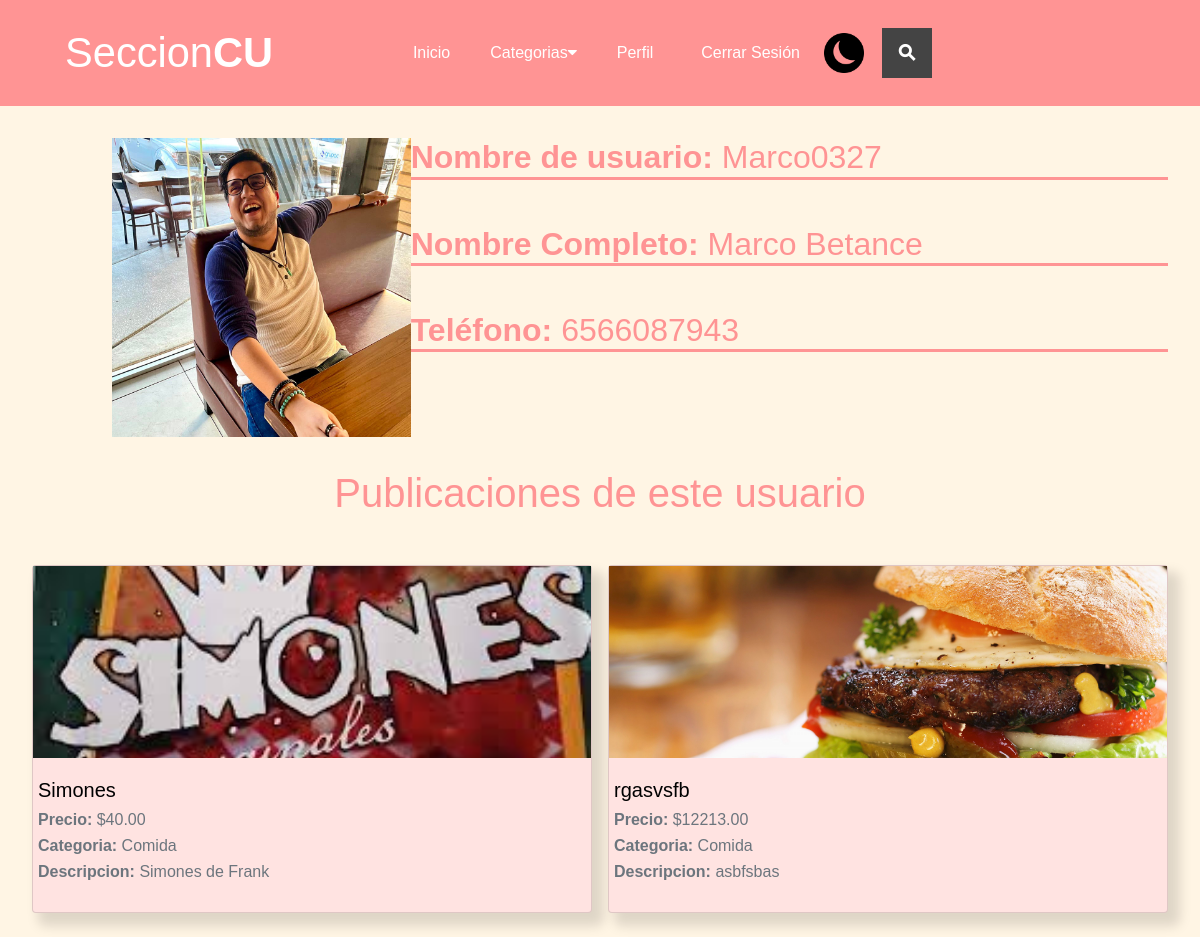
The page /perfil/7 (signed in) on the database as committed earlier.
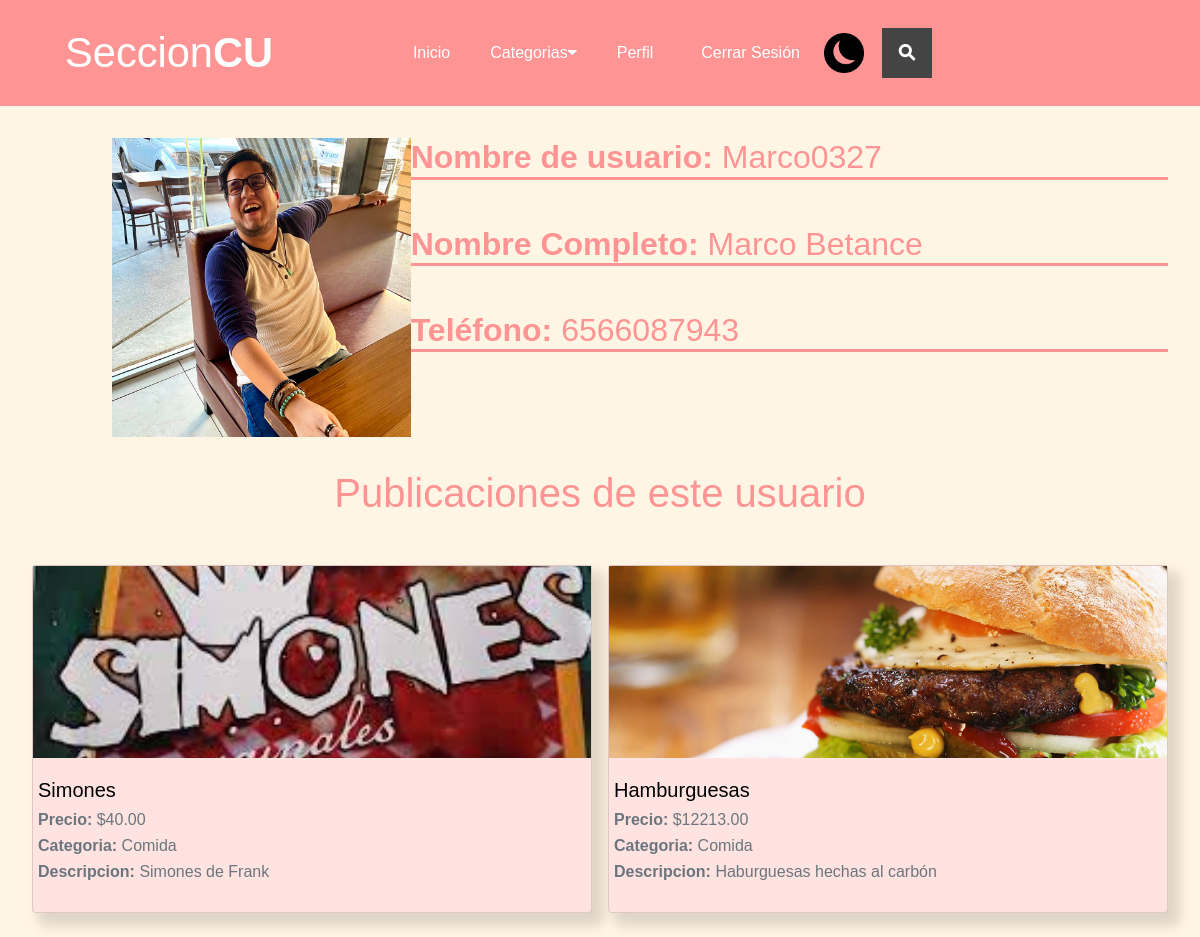
The same page on the database as committed later.
### autentificacion/models.py (models this page shows, shortened)
class User(AbstractUser):
    email = models.EmailField(
        verbose_name='email address',
        max_length=255,
        unique=True,
    )
    username = models.CharField(max_length=100, unique=False)
    birthdate = models.DateField(null=True, blank=True)
    phone = models.CharField(max_length=10, null=True, blank=True)
    address = models.CharField(max_length=200, null=True, blank=True)
    photo = models.ImageField(upload_to='autentificacion', null=True, blank=True)
    career = models.CharField(max_length=30,null=True, blank=True)
    created = models.DateField(auto_now_add=True)
    USERNAME_FIELD = 'email'
    REQUIRED_FIELDS = ['username']

### publicaciones/models.py (models this page shows, shortened)
class Publicaciones(models.Model):
    titulo = models.CharField(max_length=50)
    descripcion = models.CharField(max_length=200)
    imagen =  models.ImageField(upload_to='publicaciones', null=True, blank=True)
    estado = models.BooleanField(default=True)
    autor = models.ForeignKey(User, on_delete=models.CASCADE)
    precio = models.DecimalField(max_digits=10, decimal_places=2)
    categoria = models.ForeignKey(Categoria, on_delete=models.CASCADE)
    created = models.DateField(auto_now_add=True)
    updated = models.DateField(auto_now_add=True)
    class Meta:
        verbose_name='publicacion'
        verbose_name_plural = 'publicaciones'

class Categoria(models.Model):
    nombre = models.CharField(max_length=50)
    created = models.DateField(auto_now_add=True)
    updated = models.DateField(auto_now_add=True)
    class Meta:
        verbose_name='categoria'
        verbose_name_plural = 'categorias'
    def __str__(self):
        return self.nombre

### autentificacion/views.py (the view)
# urls.py: path("perfil/<int:id>", views.perfil_id, name="perfil_id"),
@login_required
def perfil_id(request, id):
    categorias = Categoria.objects.all()
    user = User.objects.get(id=id)
    publicaciones_user = Publicaciones.objects.filter(autor = user).order_by("-created")
    return render(request, "autentificacion/perfil.html", {"categorias":categorias, "usuario":user, "publicaciones" : publicaciones_user})

### autentificacion/templates/autentificacion/perfil.html (shortened to what this page needs)
{% extends 'publicaciones/nav.html'%}
{% load static %}
{%block content%}
<div class="contenido_perfil">
    <div class="cont-perfil-img">
        {% if usuario.photo %}
            <img class="img-perfil" src="{{usuario.photo.url}}" >
        {%else%}
            <img class="img-perfil" src="{% static 'autentificacion/img/gato.jpg' %}">
        {%endif%}
    </div>
    <div class="cont-datosPerfil">
        <h2>
            <span>Nombre de usuario: </span>
            {{ usuario.username }}
        </h2>
        <h2>
            <span>Nombre Completo: </span>
            {{ usuario.first_name }} {{ usuario.last_name }}
        </h2>
        <h2>
            <span>Teléfono: </span>
            {{ usuario.phone }}
        </h2>
    </div>
</div>
<div class="publicaciones-perfil">
    <h1>
        Publicaciones de este usuario
    </h1>
    <div class="publicaciones-2">
        {%for publicacion in publicaciones%}
        <div class="card mb-4 sombreado">
            <a href="{%url 'publicacion' publicacion.id%}">
                <div class="row g-0">
                {% if publicacion.imagen %}
                    <div class="col-md-perfil">
                        <img class="img-publi" src="{{publicacion.imagen.url}}" class="card-img-top">
                    </div>
                {% endif %}
                    <div class="col-md-perfil2">
                        <div class="card-body">
                            <h5 class="card-title"> {{publicacion.titulo}}</h5>
                            <p class="card-subtitle mb-2 text-muted"><span class="span-card">Precio:</span> ${{publicacion.precio}}</p>
                            <p class="card-subtitle mb-2 text-muted"><span class="span-card">Categoria:</span> {{publicacion.categoria}}</p>
                            <p class="card-subtitle mb-2 text-muted"><span>Descripcion:</span> {{publicacion.descripcion }}</p>
                        </div>
                    </div>
                </div>
            </a>
        </div>
        {%endfor%}
    </div>
</div>
{%endblock%}

### publicaciones/templates/publicaciones/nav.html (shortened to what this page needs)
<!DOCTYPE html>
<html lang="en">
  <head>
    {% load static %}
    <link rel="stylesheet" href="https://stackpath.bootstrapcdn.com/bootstrap/4.3.1/css/bootstrap.min.css">
    <link href="{% static 'publicaciones/assets/css/header.css' %}" rel="stylesheet">
    <link href="{% static 'publicaciones/assets/css/publicaciones.css' %}" rel="stylesheet">
    <link href="{% static 'publicaciones/assets/css/queries.css' %}" rel="stylesheet">
    <link href="{% static 'publicaciones/assets/css/perfil.css' %}" rel="stylesheet">
    <link href="{% static 'publicaciones/assets/css/config.css' %}" rel="stylesheet">
    <link href="{% static 'publicaciones/assets/css/login-Registro.css' %}" rel="stylesheet">
    <link href="{% static 'publicaciones/assets/css/dark-mode.css' %}" rel="stylesheet">
    <link href="{% static 'publicaciones/assets/css/crear_publicacion.css' %}" rel="stylesheet">
    <link rel="stylesheet" href="https://cdnjs.cloudflare.com/ajax/libs/font-awesome/4.7.0/css/font-awesome.min.css">
  </head>
  <body>
    <nav class="navbar navbar-expand-menu navbar-light bg-nav row row-cols-auto">
      <a class="navbar-brand" href="{% url 'home'%}">
        <a href="{% url 'home'%}" class="logo">Seccion<span>CU</span></a>
      </a>
      <div class="collapse navbar-collapse offset-1" id="opciones">
        <ul class="navbar-nav ">
          <li class="nav-item">
            <a class="nav-link" href="{% url 'home'%}">Inicio</a>
          </li>
          <div class="subnav">
            <button class="subnavbtn">Categorias<i class="fa fa-caret-down"></i></button>
          </div>
          <li class="nav-item">
            <a class="nav-link" href="{% url 'perfil'%}">Perfil</a>
          </li>
          <li class="nav-item">
            <a class="nav-link" href="{% url 'logout'%}">Cerrar Sesión</a>
          </li>
        </ul>
        <div class="nav-btn" id="dark-mode-toggle">
          <img class="dark-mode-button icono-dark" src="../../static/publicaciones/assets/images/moon.png">
        </div>
        <div class="search-container">
          <form action="{% url 'busqueda'%}" method="get">
            <label class="button searchbutton" for="searchleft"><span class="mglass">&#9906;</span></label>
          </form>
        </div>
      </div>
    </nav>
    {% block content%}
    {% endblock%}
  </body>
</html>

### publicaciones/static/publicaciones/assets/css/header.css (style rules this page uses)
@media (min-width: 900px) { .navbar-expand-menu { -ms-flex-flow: row nowrap; flex-flow: row nowrap; -ms-flex-pack: start; justify-content: flex-start; } }
@media (min-width: 900px) { .navbar-expand-menu .navbar-collapse { display: -ms-flexbox!important; display: flex!important; -ms-flex-preferred-size: auto; flex-basis: auto; } }
@media (min-width: 900px) { .navbar-expand-menu .navbar-nav { -ms-flex-direction: row; flex-direction: row; } }
@media (min-width:601px) { .navbar .logo { font-size: 2.6rem !important; } }
.logo { display: flex; justify-content: center; align-items: center; text-decoration: none; color: white; font-size: 2rem; }
.bg-nav { background-color: #FF9494; }
span { font-weight: bold; }
body { font-family: sans-serif; background-color: #FFF5E4; }
.button { display: inline-block; margin: 4px 2px; background-color: #444; font-size: 14px; padding-left: 32px; padding-right: 32px; height: 50px; line-height: 50px; text-align: center; color: white; text-decoration: none; cursor: pointer; -moz-user-select: none; -khtml-user-select: none; -webkit-user-select: none; -ms-user-select: none; user-select: none; }
.search-container { position: relative; display: inline-block; margin: 4px 2px; height: 50px; width: 50px; vertical-align: bottom; }
.mglass { display: inline-block; pointer-events: none; -webkit-transform: rotate(-45deg); -moz-transform: rotate(-45deg); -o-transform: rotate(-45deg); -ms-transform: rotate(-45deg); }
.searchbutton { position: absolute; font-size: 22px; width: 100%; margin: 0; padding: 0; }

### publicaciones/static/publicaciones/assets/css/publicaciones.css (style rules this page uses)
.publicaciones-2 { display: grid; grid-template-columns: repeat(2, 1fr); gap: 2rem; margin: 3rem 2rem 0 2rem; }
.card-title { color: rgb(0, 0, 0); }
.card { background-color: #FFE3E1; }
.nav-link { color: white !important; }
.sombreado { box-shadow: 9px 10px 12px 3px rgba(0,0,0,0.13); -webkit-box-shadow: 9px 10px 12px 3px rgba(0,0,0,0.13); -moz-box-shadow: 9px 10px 12px 3px rgba(0,0,0,0.13); }
.img-publi { width: 100%; height: 12rem; object-fit: cover; }
.span-card { font-weight: bold; }
@media (min-width:600px) and (max-width: 1279px) { .publicaciones-2 { display: grid; grid-template-columns: repeat(2, 1fr); gap: 1rem; margin: 3rem 2rem 0 2rem; } }
@media (min-width:600px) and (max-width: 1279px) { .publicaciones-2 .g-0 { display: flex; flex-direction: column; } }

### publicaciones/static/publicaciones/assets/css/queries.css (style rules this page uses)
@media (min-width: 1080px) { .nav-link { margin: 0 1.5rem; } }

### publicaciones/static/publicaciones/assets/css/perfil.css (style rules this page uses)
.contenido_perfil { display: grid; grid-template-columns: 1fr 2fr; margin: 2rem; }
.col-md-perfil { position: relative; width: 100%; padding-right: 15px; padding-left: 15px; }
.col-md-perfil2 { -ms-flex: 0 0 66.666667%; flex: 0 0 66.666667%; }
.img-perfil { height: 100%; width: 100%; }
.cont-perfil-img { margin-left: 5rem; }
.cont-datosPerfil h2 { color: #FF9494; border-bottom: 3.5px solid #FF9494; margin-bottom: 2.8rem; }
.cont-datosPerfil span { font-weight: bold; }
.publicaciones-perfil h1 { color: #FF9494; text-align: center; }

### publicaciones/static/publicaciones/assets/css/dark-mode.css (style rules this page uses)
.dark-mode-button { height: 2.5rem; width: 2.5rem; margin-right: 1rem; }

### publicaciones/templates/publicaciones/nav.html (style rules this page uses)
.navbar a { float: left; font-size: 16px; color: white; text-align: center; padding: 14px 16px; text-decoration: none; }
.subnav { float: left; overflow: hidden; }
.subnav .subnavbtn { font-size: 16px; border: none; outline: none; color: white; padding: 14px 16px; background-color: inherit; font-family: inherit; margin: 0; }

### autentificacion/templates/autentificacion/perfil.html (style rules this page uses)
img { width: 20%; }
a { text-decoration: none!important; }

Rows that differ between the two databases and show on the page:
changed Publicaciones: titulo "rgasvsfb" → "Hamburguesas"; descripcion "asbfsbas" → "Haburguesas hechas al carbón"
